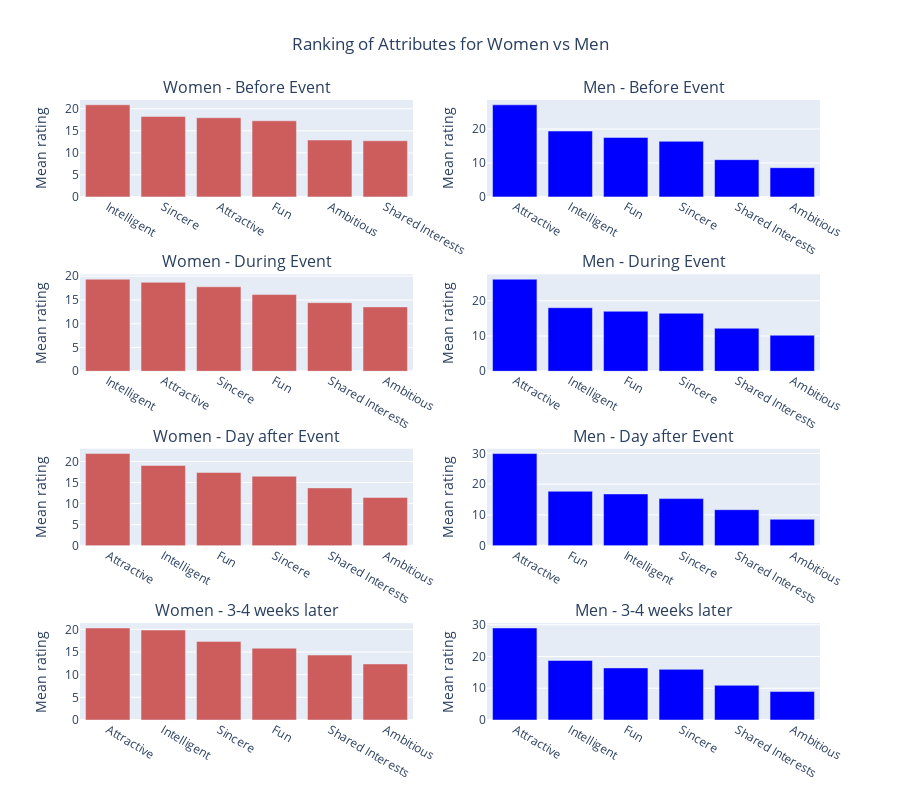

Notebook code for this chart:
### Code cell
# Visualization for all 4 survey times and women vs men, using plotly library
fig = make_subplots(rows = 4, cols = 2, subplot_titles = ("Women - Before Event", "Men - Before Event", 
                                                          "Women - During Event", "Men - During Event", 
                                                          "Women - Day after Event", "Men - Day after Event",
                                                          "Women - 3-4 weeks later", "Men - 3-4 weeks later"))

colors = ['indianred', 'blue'] # colors for bar charts

col = 1 # initialization

for gender in ['Female', 'Male']:
    row = 1 # initialization
    for ratings in all_ratings:
        mask = ratings['gender'] == gender
        ratings = ratings[mask]
        ratings = pd.melt(ratings, id_vars=['gender'], var_name='Attribute', value_name='Mean') # convert wide format into long format for plotting
        ratings = ratings.sort_values(by='Mean', ascending=False) # sort values to have bars in descending order

        fig.add_trace(
            go.Bar(
                x = ratings['Attribute'],
                y = ratings['Mean'],
                marker_color=colors[col-1]),
                row = row,
                col = col
            )
        fig.update_yaxes(title_text='Mean rating', row = row, col = col)
        row += 1
    col += 1

                 
fig.update_layout(
        title = go.layout.Title(text = "Ranking of Attributes for Women vs Men", x = 0.5),
        showlegend = False,
        height = 800)

fig.show()

### Figure 1 — Plotly figure (JSON) as saved in the notebook; plotly's stock layout.template omitted (floating-point values rounded to 4 significant figures)
{"data": [{"marker": {"color": "indianred"}, "type": "bar", "x": ["Intelligent", "Sincere", "Attractive", "Fun", "Ambitious", "Shared Interests"], "xaxis": "x", "y": [20.89, 18.25, 17.97, 17.26, 12.9, 12.73], "yaxis": "y"}, {"marker": {"color": "indianred"}, "type": "bar", "x": ["Intelligent", "Attractive", "Sincere", "Fun", "Shared Interests", "Ambitious"], "xaxis": "x3", "y": [19.37, 18.72, 17.77, 16.14, 14.44, 13.55], "yaxis": "y3"}, {"marker": {"color": "indianred"}, "type": "bar", "x": ["Attractive", "Intelligent", "Fun", "Sincere", "Shared Interests", "Ambitious"], "xaxis": "x5", "y": [21.88, 19.07, 17.38, 16.5, 13.72, 11.46], "yaxis": "y5"}, {"marker": {"color": "indianred"}, "type": "bar", "x": ["Attractive", "Intelligent", "Sincere", "Fun", "Shared Interests", "Ambitious"], "xaxis": "x7", "y": [20.3, 19.84, 17.34, 15.84, 14.32, 12.36], "yaxis": "y7"}, {"marker": {"color": "blue"}, "type": "bar", "x": ["Attractive", "Intelligent", "Fun", "Sincere", "Shared Interests", "Ambitious"], "xaxis": "x2", "y": [27.13, 19.4, 17.53, 16.38, 10.96, 8.6], "yaxis": "y2"}, {"marker": {"color": "blue"}, "type": "bar", "x": ["Attractive", "Intelligent", "Fun", "Sincere", "Shared Interests", "Ambitious"], "xaxis": "x4", "y": [26.1, 18.02, 17.01, 16.45, 12.2, 10.22], "yaxis": "y4"}, {"marker": {"color": "blue"}, "type": "bar", "x": ["Attractive", "Fun", "Intelligent", "Sincere", "Shared Interests", "Ambitious"], "xaxis": "x6", "y": [29.94, 17.69, 16.81, 15.3, 11.69, 8.58], "yaxis": "y6"}, {"marker": {"color": "blue"}, "type": "bar", "x": ["Attractive", "Intelligent", "Fun", "Sincere", "Shared Interests", "Ambitious"], "xaxis": "x8", "y": [28.99, 18.76, 16.41, 15.95, 10.93, 8.96], "yaxis": "y8"}], "layout": {"annotations": [{"font": {"size": 16}, "showarrow": false, "text": "Women - Before Event", "x": 0.225, "xanchor": "center", "xref": "paper", "y": 1, "yanchor": "bottom", "yref": "paper"}, {"font": {"size": 16}, "showarrow": false, "text": "Men - Before Event", "x": 0.775, "xanchor": "center", "xref": "paper", "y": 1, "yanchor": "bottom", "yref": "paper"}, {"font": {"size": 16}, "showarrow": false, "text": "Women - During Event", "x": 0.225, "xanchor": "center", "xref": "paper", "y": 0.7188, "yanchor": "bottom", "yref": "paper"}, {"font": {"size": 16}, "showarrow": false, "text": "Men - During Event", "x": 0.775, "xanchor": "center", "xref": "paper", "y": 0.7188, "yanchor": "bottom", "yref": "paper"}, {"font": {"size": 16}, "showarrow": false, "text": "Women - Day after Event", "x": 0.225, "xanchor": "center", "xref": "paper", "y": 0.4375, "yanchor": "bottom", "yref": "paper"}, {"font": {"size": 16}, "showarrow": false, "text": "Men - Day after Event", "x": 0.775, "xanchor": "center", "xref": "paper", "y": 0.4375, "yanchor": "bottom", "yref": "paper"}, {"font": {"size": 16}, "showarrow": false, "text": "Women - 3-4 weeks later", "x": 0.225, "xanchor": "center", "xref": "paper", "y": 0.1562, "yanchor": "bottom", "yref": "paper"}, {"font": {"size": 16}, "showarrow": false, "text": "Men - 3-4 weeks later", "x": 0.775, "xanchor": "center", "xref": "paper", "y": 0.1562, "yanchor": "bottom", "yref": "paper"}], "height": 800, "showlegend": false, "title": {"text": "Ranking of Attributes for Women vs Men", "x": 0.5}, "xaxis": {"anchor": "y", "domain": [0, 0.45]}, "xaxis2": {"anchor": "y2", "domain": [0.55, 1]}, "xaxis3": {"anchor": "y3", "domain": [0, 0.45]}, "xaxis4": {"anchor": "y4", "domain": [0.55, 1]}, "xaxis5": {"anchor": "y5", "domain": [0, 0.45]}, "xaxis6": {"anchor": "y6", "domain": [0.55, 1]}, "xaxis7": {"anchor": "y7", "domain": [0, 0.45]}, "xaxis8": {"anchor": "y8", "domain": [0.55, 1]}, "yaxis": {"anchor": "x", "domain": [0.8438, 1], "title": {"text": "Mean rating"}}, "yaxis2": {"anchor": "x2", "domain": [0.8438, 1], "title": {"text": "Mean rating"}}, "yaxis3": {"anchor": "x3", "domain": [0.5625, 0.7188], "title": {"text": "Mean rating"}}, "yaxis4": {"anchor": "x4", "domain": [0.5625, 0.7188], "title": {"text": "Mean rating"}}, "yaxis5": {"anchor": "x5", "domain": [0.2812, 0.4375], "title": {"text": "Mean rating"}}, "yaxis6": {"anchor": "x6", "domain": [0.2812, 0.4375], "title": {"text": "Mean rating"}}, "yaxis7": {"anchor": "x7", "domain": [0, 0.1562], "title": {"text": "Mean rating"}}, "yaxis8": {"anchor": "x8", "domain": [0, 0.1562], "title": {"text": "Mean rating"}}}}
